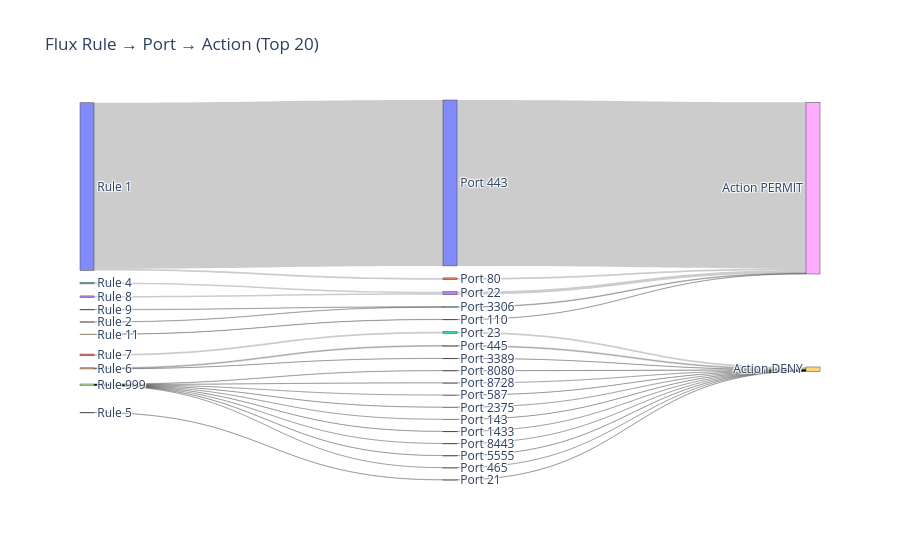

The notebook cell this image was saved under:
### Code cell
import pandas as pd
import plotly.graph_objects as go

# 1) On garde les 20 plus gros flux
flows = rule_port_action.head(20).copy()

flows["rule_id"] = flows["rule_id"].astype(int).astype(str)
flows["dst_port"] = flows["dst_port"].astype(int).astype(str)

# 2) Nœuds : règles + ports + actions
left_nodes  = ["R" + r for r in flows["rule_id"].unique()]
mid_nodes   = ["P" + p for p in flows["dst_port"].unique()]
right_nodes = ["A" + a for a in flows["action"].unique()]

nodes = left_nodes + mid_nodes + right_nodes
node_index = {name: i for i, name in enumerate(nodes)}

# 3) Liens : rule -> port, puis port -> action
rule_to_port = (
    flows.groupby(["rule_id", "dst_port"], as_index=False)["count"].sum()
)
port_to_action = (
    flows.groupby(["dst_port", "action"], as_index=False)["count"].sum()
)

sources = []
targets = []
values  = []

for _, row in rule_to_port.iterrows():
    sources.append(node_index["R" + row["rule_id"]])
    targets.append(node_index["P" + row["dst_port"]])
    values.append(int(row["count"]))

for _, row in port_to_action.iterrows():
    sources.append(node_index["P" + row["dst_port"]])
    targets.append(node_index["A" + row["action"]])
    values.append(int(row["count"]))

# 4) Labels affichés
labels = (
    [f"Rule {r}" for r in flows["rule_id"].unique()] +
    [f"Port {p}" for p in flows["dst_port"].unique()] +
    [f"Action {a}" for a in flows["action"].unique()]
)

fig = go.Figure(
    data=[go.Sankey(
        node=dict(label=labels, pad=12, thickness=14),
        link=dict(source=sources, target=targets, value=values)
    )]
)
fig.update_layout(title="Flux Rule → Port → Action (Top 20)", font_size=12)
fig.show()

### Figure 1 — Plotly figure (JSON) as saved in the notebook; plotly's stock layout.template omitted (floating-point values rounded to 4 significant figures)
{"data": [{"link": {"source": [0, 0, 9, 6, 2, 8, 4, 4, 1, 3, 5, 7, 7, 7, 7, 7, 7, 7, 7, 7, 18, 23, 24, 17, 13, 12, 22, 15, 19, 10, 14, 27, 26, 21, 11, 16, 25, 20], "target": [10, 11, 18, 15, 13, 17, 19, 14, 12, 13, 15, 23, 24, 22, 27, 26, 21, 16, 25, 20, 28, 29, 29, 29, 28, 29, 29, 28, 29, 28, 29, 29, 29, 29, 28, 29, 29, 29], "value": [3621944, 38756, 5910, 7642, 32834, 6076, 4058, 20301, 38074, 32827, 7642, 2423, 2320, 2555, 2150, 2192, 2580, 7129, 2221, 3118, 5910, 2423, 2320, 6076, 65661, 38074, 2555, 15284, 4058, 3621944, 20301, 2150, 2192, 2580, 38756, 7129, 2221, 3118]}, "node": {"label": ["Rule 1", "Rule 7", "Rule 4", "Rule 8", "Rule 6", "Rule 9", "Rule 2", "Rule 999", "Rule 5", "Rule 11", "Port 443", "Port 80", "Port 23", "Port 22", "Port 445", "Port 3306", "Port 8080", "Port 21", "Port 110", "Port 3389", "Port 8728", "Port 587", "Port 2375", "Port 143", "Port 1433", "Port 8443", "Port 5555", "Port 465", "Action PERMIT", "Action DENY"], "pad": 12, "thickness": 14}, "type": "sankey"}], "layout": {"font": {"size": 12}, "title": {"text": "Flux Rule → Port → Action (Top 20)"}}}
